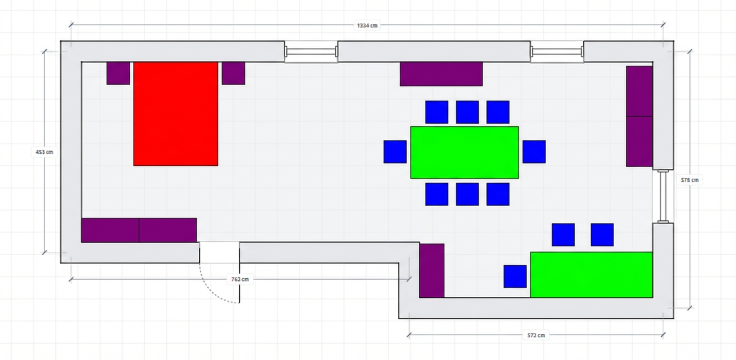
#> input picture furniture/stub_furniture.jpg, 1472 x 720 px (shown at 1/2 size); its folder holds only this picture in this run
$ python mask2dsl.py --input furniture/stub_furniture.jpg --out out.png   (older library calls are emulated)
#> lines starting #> are read from the running program, lines starting #| are printed output that depends on the picture; after the words box and inside, x2 and y2 are one past the last pixel; in counts of white or black regions, pixels touching at a corner belong together
import argparse
import os
import math
from collections import defaultdict
from dataclasses import dataclass, field, replace
from typing import List, Tuple, Dict, Optional

import cv2
import numpy as np
import networkx as nx
# SAFETY: Preserving original imports for reference/revert capability
# from skimage.morphology import skeletonize
from shapely.geometry import LineString, Point, Polygon
from shapely.ops import linemerge, substring
# SAFETY: Preserving original imports for reference/revert capability
# from scipy.spatial import cKDTree
# from scipy.ndimage import map_coordinates

# --- REPLACEMENT ALGORITHMS (Vercel Optimization) ---

def skeletonize_custom(image):
    """
    Zhang-Suen thinning algorithm implementation to replace skimage.morphology.skeletonize.
    Operates on a binary image (0/1 or 0/255). Returns a binary mask (0/1) of the skeleton.
    """
    # Ensure image is binary uint8 (0 or 1)
    img = image.astype(np.uint8)
    if img.max() > 1:
        img = (img > 0).astype(np.uint8)

    # Pre-allocate for speed
    skel = np.zeros(img.shape, np.uint8)
    curr = img.copy()

    # Kernel for neighbor encoding (P2..P9 weights)
    # P9 P2 P3
    # P8    P4
    # P7 P6 P5
    kernel = np.array([[128, 1, 2], [64, 0, 4], [32, 16, 8]], dtype=np.float32)

    # Pre-compute LUTs for Zhang-Suen
    # Note: We can cache this or compute once. Since this function is called once per request, computing is fast enough.
    lut_s1 = np.array([False]*256)
    lut_s2 = np.array([False]*256)

    for i in range(256):
        # Decode neighbors [P2, P3, ..., P9]
        # P2=bit0, P3=bit1...
        neighbors = [(i >> k) & 1 for k in range(8)]
        # neighbors indices: 0->P2, 1->P3, ... 7->P9

        # B: Number of non-zero neighbors
        B = sum(neighbors)
        if B < 2 or B > 6: continue

        # A: Number of 0->1 transitions in sequence P2,P3,P4,P5,P6,P7,P8,P9,P2
        seq = neighbors + [neighbors[0]]
        A = 0
        for k in range(8):
            if seq[k] == 0 and seq[k+1] == 1:
                A += 1
        if A != 1: continue

        P2, P3, P4, P5, P6, P7, P8, P9 = neighbors

        # Step 1: P2*P4*P6=0 && P4*P6*P8=0
        if (P2 * P4 * P6 == 0) and (P4 * P6 * P8 == 0):
            lut_s1[i] = True

        # Step 2: P2*P4*P8=0 && P2*P6*P8=0
        if (P2 * P4 * P8 == 0) and (P2 * P6 * P8 == 0):
            lut_s2[i] = True

    # Iterative Thinning
    skel = img.copy()
    while True:
        # Step 1
        neighbors_weighted = cv2.filter2D(skel, cv2.CV_32F, kernel)
        neighbors_int = neighbors_weighted.astype(np.uint8)

        # Identify pixels to delete
        # Since we only care about FG pixels, mask with skel
        to_check = (skel > 0)
        should_delete = lut_s1[neighbors_int] & to_check

        if not np.any(should_delete):
            break

        skel[should_delete] = 0

        # Step 2
        neighbors_weighted = cv2.filter2D(skel, cv2.CV_32F, kernel)
        neighbors_int = neighbors_weighted.astype(np.uint8)

        to_check = (skel > 0)
        should_delete = lut_s2[neighbors_int] & to_check

        if not np.any(should_delete):
            break

        skel[should_delete] = 0

    return skel

class SimpleKDTree:
    """
    Replacement for scipy.spatial.cKDTree.
    Uses brute-force for small N or simple spatial hashing?
    For wall endpoints (N < 1000), brute force is likely faster than building a tree in pure Python.
    """
    def __init__(self, data):
        self.data = np.asarray(data)

    def query(self, x, k=1):
        # x can be a single point or array of points
        x = np.asarray(x)
        if x.ndim == 1:
            x = x[None, :] # (1, D)
            return_single = True
        else:
            return_single = False

        # Brute force: dist matrix
        # data: (N, D), x: (M, D)
        # diff: (M, N, D) -> uses too much memory if M,N large.
        # Loop over M is safer.
        dists = []
        indices = []

        for pt in x:
            # pt: (D,)
            # d: (N,)
            diff = self.data - pt
            d_sq = np.sum(diff**2, axis=1)
            # Find k smallest
            if k == 1:
                idx = np.argmin(d_sq)
                dists.append(np.sqrt(d_sq[idx]))
                indices.append(idx)
            else:
                # limited support for k>1 if needed
                part_idx = np.argpartition(d_sq, k)[:k]
                # sort locally
                part_d_sq = d_sq[part_idx]
                sort_order = np.argsort(part_d_sq)
                final_idx = part_idx[sort_order]
                final_d = np.sqrt(part_d_sq[sort_order])
                dists.append(final_d)
                indices.append(final_idx)

        if return_single:
            return dists[0], indices[0]
        return np.array(dists), np.array(indices)

    def query_pairs(self, r):
        """
        Find all pairs with distance <= r.
        Returns set of (i, j) with i < j.
        """
        # Brute force pairs. (N*(N-1))/2
        pairs = set()
        n = len(self.data)
        r_sq = r * r
        for i in range(n):
            for j in range(i + 1, n):
                d_sq = np.sum((self.data[i] - self.data[j])**2)
                if d_sq <= r_sq:
                    pairs.add((i, j))
        return pairs

def map_coordinates_custom(input_array, coordinates, order=1, mode='constant', cval=0.0):
    """
    Replacement for scipy.ndimage.map_coordinates.
    Supports only order=1 (linear) and simple 2D arrays.
    coordinates: shape (2, N) -> (y, x)
    """
    h, w = input_array.shape[:2]
    ys = coordinates[0, :]
    xs = coordinates[1, :]

    # We can use cv2.remap.
    # remap expects maps of shape (H_out, W_out, 1).
    # Here we have unstructured points.
    # So we construct a 1xN map?

    map_x = xs.astype(np.float32).reshape(1, -1)
    map_y = ys.astype(np.float32).reshape(1, -1)

    # borderMode mapping
    b_mode = cv2.BORDER_CONSTANT
    if mode == 'nearest': b_mode = cv2.BORDER_REPLICATE # approx
    # scipy 'constant' -> cv2 BORDER_CONSTANT

    # interp
    interp = cv2.INTER_LINEAR
    if order == 0: interp = cv2.INTER_NEAREST

    # cv2.remap(src, map1, map2, interpolation, borderMode, borderValue)
    out = cv2.remap(input_array, map_x, map_y, interp, borderMode=b_mode, borderValue=cval)
    # out shape will be (1, N)
    return out.reshape(-1)


def _resample_thickness_from_dist_map(
    walls: List["Wall"],
    dist_map: np.ndarray,
    h_img: int,
    cfg: "Config",
) -> None:
    """
    Sample thickness once after axis_offset is known.

    Rationale: For walls with significant axis_offset, the snapped wall axis can run near the edge of
    the wall mask, producing artificially small distance-transform values. Sampling along the
    "original/baseline" axis (snapped + n_left * axis_offset) matches the wall mask centerline better.
    """

    def to_px_float(pt_m: Tuple[float, float]) -> Tuple[float, float]:
        return (pt_m[0] / float(cfg.meters_per_pixel), float(h_img) - pt_m[1] / float(cfg.meters_per_pixel))

    for w in walls:
        dx = w.end[0] - w.start[0]
        dy = w.end[1] - w.start[1]
        length_m = float(math.hypot(dx, dy))
        if length_m < 1e-9:
            continue

        # Left-hand normal.
        nx = -dy / length_m
        ny = dx / length_m

        # Sample along baseline/original axis (visualized dashed line).
        p1_m = (w.start[0] + nx * w.axis_offset, w.start[1] + ny * w.axis_offset)
        p2_m = (w.end[0] + nx * w.axis_offset, w.end[1] + ny * w.axis_offset)
        p1_px = to_px_float(p1_m)
        p2_px = to_px_float(p2_m)

        length_px = float(math.hypot(p2_px[0] - p1_px[0], p2_px[1] - p1_px[1]))
        if length_px < 1e-6:
            continue

        num_samples = max(5, int(length_px))
        ts = np.linspace(0.0, 1.0, num_samples, dtype=np.float32)

        xs = p1_px[0] + (p2_px[0] - p1_px[0]) * ts
        ys = p1_px[1] + (p2_px[1] - p1_px[1]) * ts

        # Bilinear sample distance transform at subpixel coordinates.
        coords = np.vstack([ys, xs])
        vals_px = map_coordinates_custom(dist_map, coords, order=1, mode="constant", cval=0.0).astype(np.float32)

        valid = vals_px > 1.0
        if not np.any(valid):
            continue

        # Thickness samples store half-thickness in px, and s in meters from wall.start along the wall.
        thickness_samples: List[Tuple[float, float]] = []
        for t, v in zip(ts.tolist(), vals_px.tolist()):
            if v <= 1.0:
                continue
            thickness_samples.append((float(t) * length_m, float(v)))

        if not thickness_samples:
            continue

        # Recompute wall thickness from samples.
        vals = [v for (_s, v) in thickness_samples if v > 1.0]
        median_dist = float(np.median(vals)) if vals else 0.0
        thickness_px = median_dist * 2.0
        thickness_m = thickness_px * float(cfg.meters_per_pixel)
        if cfg.thickness_rounding_m and cfg.thickness_rounding_m > 0:
            thickness_m = round(thickness_m / cfg.thickness_rounding_m) * cfg.thickness_rounding_m

        w.thickness_samples = thickness_samples
        w.thickness = float(thickness_m)

# --- CONFIGURATION ---
@dataclass
class Config:
    meters_per_pixel: float = 0.02
    wall_height: float = 2.7
    default_thickness: float = 0.20 # Used if sampling fails

    # Tolerances & Thresholds (Meters)
    decomp_solidity_threshold: float = 0.85
    decomp_scan_step_m: float = 0.1
    decomp_improvement_threshold: float = 0.8

    gravity_snap_axis_snap_tol_m: float = 0.20
    consolidate_axis_cluster_tol_m: float = 0.15
    collinear_tol_deg: float = 15.0
    ortho_tol_deg: float = 15.0

    min_spur_length_m: float = 0.20
    spur_alignment_power: float = 2.0
    extension_max_m: float = 0.20

    axis_offset_min_m: float = 0.06
    axis_offset_min_overlap_m: float = 0.10
    axis_offset_sigma_m: float = 0.10
    orthogonal_junction_snap_m: float = 0.2

    opening_bridge_m: float = 0.06
    epsilon_rdp_m: float = 0.06

    long_opening_m: float = 2.5
    door_circularity_thresh: float = 0.25
    door_swing_perp_factor: float = 1.5
    door_swing_perp_min_m: float = 0.16

    default_door_height_m: float = 2.1
    default_window_height_m: float = 1.2
    default_window_sill_m: float = 0.9

    # Door filtering and standardization
    door_width_standardize_min_m: float = 0.5
    door_width_standardize_max_m: float = 2.0
    door_width_standard_m: float = 0.9

    opening_wall_max_dist_m: float = 1.2
    opening_search_dilate_m: float = 0.30
    corner_gap_deviation_deg: float = 30.0
    opening_active_face_eps_m: float = 0.08
    opening_active_face_max_pts: int = 5000
    thickness_rounding_m: float = 0.01

    # Extracted Hardcoded Values (Meters)
    corner_cut_min_len_m: float = 0.24
    corner_cut_max_len_m: float = 5.0
    min_opening_area_sq_m: float = 0.004
    min_furniture_area_sq_m: float = 0.10

    t_junction_split_tol_m: float = 0.2
    t_junction_end_margin_m: float = 0.2
    t_junction_min_seg_len_m: float = 0.05

    merge_thickness_tol_m: float = 0.05
    merge_collinear_dist_m: float = 0.1
    merge_near_joint_dist_m: float = 0.2

# --- DATA STRUCTURES ---
@dataclass
class Wall:
    id: str
    start: Tuple[float, float] # (x, y) in World Meters
    end: Tuple[float, float]
    thickness: float = 0.2
    height: float = 2.7
    axis_offset: float = 0.0
    px_geom: Optional[LineString] = None # Original pixel geometry
    # Thickness samples: (s_m, half_thickness_px_from_dist_transform)
    # s_m is distance from wall.start along the wall, in meters.
    thickness_samples: List[Tuple[float, float]] = field(default_factory=list)

@dataclass
class Opening:
    id: str
    type: str # "door" or "window"
    wall_id: str
    at: float # Distance from start
    width: float
    height: float = 2.1
    sill: float = 0.0
    px_center: Optional[Tuple[int, int]] = None

@dataclass
class Furniture:
    id: str
    type: str
    x: float
    y: float
    width: float
    length: float
    rotation: float

# --- PHASE 0: IO & MASKS ---
def get_opening_jamb_context(cnt, mask_wall, cfg: Config):
    """
    Returns key information about the two biggest nearby wall components (jambs) around an opening contour.
    Used both for robust bridging and later for opening classification (avoid duplicated logic).
    """
    single_mask = np.zeros_like(mask_wall)
    cv2.drawContours(single_mask, [cnt], -1, 255, -1)
    search_zone_px = int(round(cfg.opening_search_dilate_m / cfg.meters_per_pixel))
    search_zone = cv2.dilate(
        single_mask,
        np.ones((search_zone_px, search_zone_px), np.uint8),
    )
    nearby_walls = cv2.bitwise_and(mask_wall, search_zone)

    num_labels, labels, stats, centroids = cv2.connectedComponentsWithStats(nearby_walls)
    if num_labels < 3:
        return None

    sorted_indices = np.argsort(stats[1:, 4])[::-1] + 1
    jamb_a_idx = sorted_indices[0]
    jamb_b_idx = sorted_indices[1]

    M = cv2.moments(cnt)
    if M["m00"] != 0:
        cx = int(M["m10"] / M["m00"])
        cy = int(M["m01"] / M["m00"])
        center_opening = (cx, cy)
    else:
        center_opening = (int(np.mean(cnt[:, 0, 0])), int(np.mean(cnt[:, 0, 1])))

    # Stable representatives for junction/corner logic.
    pt_a_centroid = (int(centroids[jamb_a_idx][0]), int(centroids[jamb_a_idx][1]))
    pt_b_centroid = (int(centroids[jamb_b_idx][0]), int(centroids[jamb_b_idx][1]))

    def component_boundary_points(component_idx: int) -> np.ndarray:
        component_mask = (labels == component_idx).astype(np.uint8) * 255
        if int(component_mask.max()) == 0:
            return np.zeros((0, 2), dtype=np.float32)

        kernel = np.ones((3, 3), np.uint8)
        boundary = cv2.morphologyEx(component_mask, cv2.MORPH_GRADIENT, kernel)
        ys, xs = np.nonzero(boundary)
        if xs.size == 0:
            ys, xs = np.nonzero(component_mask)
        if xs.size == 0:
            return np.zeros((0, 2), dtype=np.float32)

        return np.column_stack([xs, ys]).astype(np.float32)

    def subsample_points(points: np.ndarray) -> np.ndarray:
        if points.shape[0] <= cfg.opening_active_face_max_pts:
            return points
        step = int(math.ceil(points.shape[0] / float(cfg.opening_active_face_max_pts)))
        return points[::step]

    pts_a = subsample_points(component_boundary_points(jamb_a_idx))
    pts_b = subsample_points(component_boundary_points(jamb_b_idx))

    # "Face" representatives near the actual gap (used for drawing bridges).
    pt_a_face: Optional[Tuple[int, int]] = None
    pt_b_face: Optional[Tuple[int, int]] = None
    if pts_a.shape[0] > 0 and pts_b.shape[0] > 0:
        # SAFETY: Using custom KDTree for Vercel optimization
        # tree_a = cKDTree(pts_a)
        tree_a = SimpleKDTree(pts_a)
        # tree_b = cKDTree(pts_b)
        tree_b = SimpleKDTree(pts_b)

        dists_a_to_b, _ = tree_b.query(pts_a, k=1)
        dists_b_to_a, _ = tree_a.query(pts_b, k=1)
        d_min = float(min(float(np.min(dists_a_to_b)), float(np.min(dists_b_to_a))))

        eps = float(cfg.opening_active_face_eps_m / cfg.meters_per_pixel)
        active_a = pts_a[dists_a_to_b <= d_min + eps]
        active_b = pts_b[dists_b_to_a <= d_min + eps]

        if active_a.shape[0] > 0:
            ca = active_a.mean(axis=0)
            _, idx = tree_a.query(ca, k=1)
            ax, ay = pts_a[int(idx)]
            pt_a_face = (int(ax), int(ay))
        if active_b.shape[0] > 0:
            cb = active_b.mean(axis=0)
            _, idx = tree_b.query(cb, k=1)
            bx, by = pts_b[int(idx)]
            pt_b_face = (int(bx), int(by))

    if pt_a_face is None:
        pt_a_face = pt_a_centroid
    if pt_b_face is None:
        pt_b_face = pt_b_centroid

    return {
        "labels": labels,
        "jamb_a_idx": jamb_a_idx,
        "jamb_b_idx": jamb_b_idx,
        # Back-compat keys (used by older call sites): prefer "face" points.
        "pt_a": pt_a_face,
        "pt_b": pt_b_face,
        # Explicit keys for stable-vs-face usage.
        "pt_a_centroid": pt_a_centroid,
        "pt_b_centroid": pt_b_centroid,
        "pt_a_face": pt_a_face,
        "pt_b_face": pt_b_face,
        "center_opening": center_opening,
    }


def min_axis_deviation_deg(pt_a: Tuple[float, float], pt_b: Tuple[float, float]) -> float:
    dx = pt_b[0] - pt_a[0]
    dy = pt_b[1] - pt_a[1]
    angle_deg = math.degrees(math.atan2(dy, dx)) % 360

    dist_to_0 = min(abs(angle_deg - 0), abs(angle_deg - 360))
    dist_to_90 = abs(angle_deg - 90)
    dist_to_180 = abs(angle_deg - 180)
    dist_to_270 = abs(angle_deg - 270)

    return min(dist_to_0, dist_to_90, dist_to_180, dist_to_270)


# [119 lines left out: functions compute_corner_intersection, cut_corner_opening_in_mask, not called in this run]


def split_corner_openings_in_mask(mask_open: np.ndarray, mask_wall: np.ndarray, debug_dir: Optional[str], cfg: Config) -> np.ndarray:
    """
    Corner openings can get rasterized as a single connected component (L-shaped).
    This pass "cuts" those blobs with a 45-degree line so later `findContours` sees two openings.
    """
    mask_out = mask_open.copy()
    contours, _ = cv2.findContours(mask_out, cv2.RETR_EXTERNAL, cv2.CHAIN_APPROX_SIMPLE)

    debug_img = None
    if debug_dir:
        debug_img = cv2.cvtColor(mask_out, cv2.COLOR_GRAY2BGR)

    min_area_px = cfg.min_opening_area_sq_m / (cfg.meters_per_pixel ** 2)
    for cnt in contours:
        if cv2.contourArea(cnt) < min_area_px:
            continue

        ctx = get_opening_jamb_context(cnt, mask_wall, cfg)
        if ctx is None:
            continue

        pt_a_centroid = ctx["pt_a_centroid"]
        pt_b_centroid = ctx["pt_b_centroid"]
        center_opening = ctx["center_opening"]

        # Only split skew/corner gaps.
        is_skew_gap = min_axis_deviation_deg(pt_a_centroid, pt_b_centroid) > cfg.corner_gap_deviation_deg
        if not is_skew_gap:
            continue

        intersection = compute_corner_intersection(
            labels=ctx["labels"],
            jamb_a_idx=ctx["jamb_a_idx"],
            jamb_b_idx=ctx["jamb_b_idx"],
            pt_a=pt_a_centroid,
            pt_b=pt_b_centroid,
            center_opening=center_opening,
        )
        if not intersection:
            continue

        p1, p2 = cut_corner_opening_in_mask(mask_out, cnt, intersection, pt_a_centroid, pt_b_centroid, cfg)
        if debug_img is not None:
            cv2.circle(debug_img, intersection, 3, (255, 0, 0), -1)
            cv2.line(debug_img, p1, p2, (0, 255, 255), 2, lineType=cv2.LINE_8)

    if debug_dir and debug_img is not None:
        cv2.imwrite(f"{debug_dir}/00_openings_split.png", debug_img)

    return mask_out


def create_robust_union_mask(mask_wall, mask_open, debug_dir, cfg: Config):
    """
    Bridges wall gaps ONLY where a blue opening exists.
    """
    union_mask = mask_wall.copy()
    debug_img = cv2.cvtColor(mask_wall, cv2.COLOR_GRAY2BGR)

    contours, _ = cv2.findContours(mask_open, cv2.RETR_EXTERNAL, cv2.CHAIN_APPROX_SIMPLE)

    min_area_px = cfg.min_opening_area_sq_m / (cfg.meters_per_pixel ** 2)
    for i, cnt in enumerate(contours):
        if cv2.contourArea(cnt) < min_area_px: continue

        ctx = get_opening_jamb_context(cnt, mask_wall, cfg)
        if ctx is None:
            continue

        labels = ctx["labels"]
        jamb_a_idx = ctx["jamb_a_idx"]
        jamb_b_idx = ctx["jamb_b_idx"]
        pt_a_face = ctx["pt_a_face"]
        pt_b_face = ctx["pt_b_face"]
        pt_a_centroid = ctx["pt_a_centroid"]
        pt_b_centroid = ctx["pt_b_centroid"]
        center_opening = ctx["center_opening"]

        is_corner = False
        intersection = None

        # If the angle is more than the threshold off-axis, it's a diagonal (corner) gap.
        is_skew_gap = min_axis_deviation_deg(pt_a_centroid, pt_b_centroid) > cfg.corner_gap_deviation_deg

        if is_skew_gap:
            intersection = compute_corner_intersection(
                labels=labels,
                jamb_a_idx=jamb_a_idx,
                jamb_b_idx=jamb_b_idx,
                pt_a=pt_a_centroid,
                pt_b=pt_b_centroid,
                center_opening=center_opening,
            )
            if intersection:
                is_corner = True

        if is_corner and intersection:
            cv2.line(union_mask, pt_a_centroid, intersection, 255, thickness=4)
            cv2.line(union_mask, intersection, pt_b_centroid, 255, thickness=4)

            cv2.line(debug_img, pt_a_centroid, intersection, (0, 255, 0), 2)
            cv2.line(debug_img, intersection, pt_b_centroid, (0, 255, 0), 2)
            cv2.circle(debug_img, intersection, 3, (255, 0, 0), -1) # Mark the corner

        else:
            cv2.line(union_mask, pt_a_face, pt_b_face, 255, thickness=4)
            cv2.line(debug_img, pt_a_face, pt_b_face, (0, 0, 255), 2)

    if debug_dir:
        cv2.imwrite(f"{debug_dir}/00_robust_bridges.png", debug_img)

    return union_mask

def load_and_preprocess(path: str, debug_dir: str, cfg: Config):
#> called with path = 'furniture/stub_furniture.jpg'
    print(f"Phase 0: Loading {path}...")
    img = cv2.imread(path)
#> img is the input picture: shape (720, 1472, 3); mean B, G, R 220, 220.6, 222.5
    if img is None: raise FileNotFoundError(f"Could not load {path}")
    img_rgb = cv2.cvtColor(img, cv2.COLOR_BGR2RGB)

    # Walls are now BLACKish. Background is WHITE.
    mask_wall = cv2.inRange(img_rgb, np.array([0, 0, 0]), np.array([80, 80, 80]))
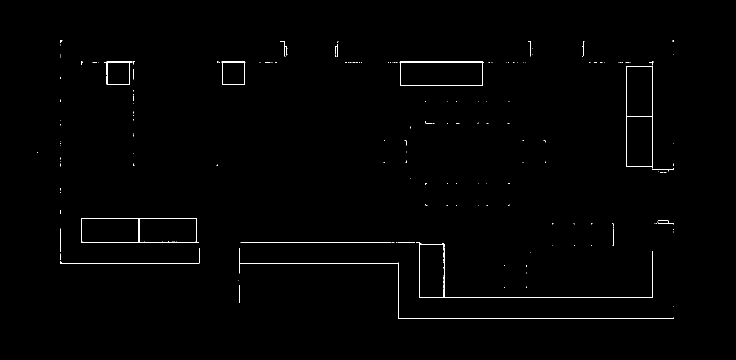
#> mask_wall: shape (720, 1472) (shown at 1/2 size); 0.69% white in thin lines or dots, all inside (x1, y1, x2, y2) = (74, 81, 1348, 638)
    # Robust opening threshold: loosened HSV range to handle variance.
    hsv = cv2.cvtColor(img, cv2.COLOR_BGR2HSV)
#> hsv: shape (720, 1472, 3); mean H, S, V 63.1, 35.5, 238.8
    lower = np.array([100, 30, 50], dtype=np.uint8)
    upper = np.array([140, 255, 255], dtype=np.uint8)
    mask_open_raw = cv2.inRange(hsv, lower, upper)
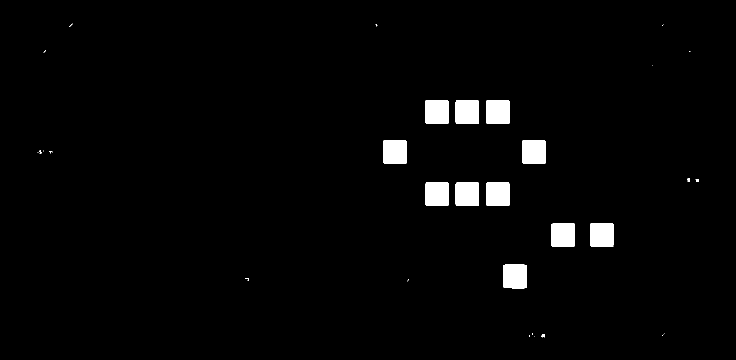
#> mask_open_raw: shape (720, 1472) (shown at 1/2 size); 2.3% white; 32 white regions (17 under 20 px), largest, box (x1, y1, x2, y2) and area: (1007, 529, 1054, 577) 2222, (850, 201, 897, 248) 2200, (911, 201, 958, 248) 2200
    # Fill tiny gaps inside swings caused by threshold holes.
    kernel_clean = cv2.getStructuringElement(cv2.MORPH_ELLIPSE, (3, 3))
    mask_open_raw = cv2.morphologyEx(mask_open_raw, cv2.MORPH_CLOSE, kernel_clean)
#> mask_open_raw: shape (720, 1472); 2.3% white; 31 white regions (16 under 20 px), largest, box (x1, y1, x2, y2) and area: (1007, 529, 1054, 577) 2222, (850, 201, 897, 248) 2203, (767, 280, 814, 327) 2202

    bridge_px = int(round(cfg.opening_bridge_m / cfg.meters_per_pixel))
    kernel = cv2.getStructuringElement(cv2.MORPH_RECT, (bridge_px, bridge_px))
    mask_open_dilated = cv2.dilate(mask_open_raw, kernel, iterations=1)
#> mask_open_dilated: shape (720, 1472); 2.5% white; 29 white regions (4 under 20 px), largest, box (x1, y1, x2, y2) and area: (1006, 528, 1055, 578) 2416, (849, 200, 898, 249) 2395, (766, 279, 815, 328) 2394
#> (the rest of the program and of its run is left out)
